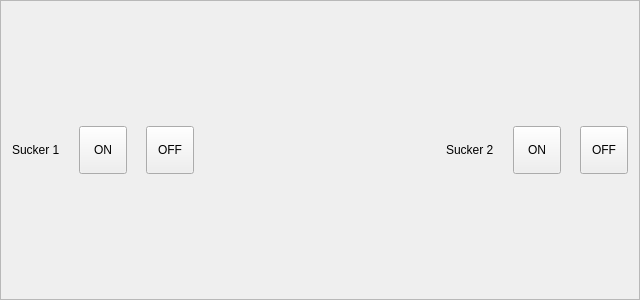
<?xml version="1.0" encoding="UTF-8"?>
<ui version="4.0">
 <class>HCManualSockerFrame</class>
 <widget class="QFrame" name="HCManualSockerFrame">
  <property name="geometry">
   <rect>
    <x>0</x>
    <y>0</y>
    <width>640</width>
    <height>300</height>
   </rect>
  </property>
  <property name="windowTitle">
   <string>Frame</string>
  </property>
  <property name="frameShape">
   <enum>QFrame::StyledPanel</enum>
  </property>
  <property name="frameShadow">
   <enum>QFrame::Raised</enum>
  </property>
  <layout class="QHBoxLayout" name="horizontalLayout">
   <item>
    <widget class="QLabel" name="label">
     <property name="text">
      <string>Sucker 1</string>
     </property>
    </widget>
   </item>
   <item>
    <widget class="QLabel" name="sucker1Label">
     <property name="text">
      <string/>
     </property>
     <property name="pixmap">
      <pixmap resource="../resource.qrc">:/resource/ledgray(16).png</pixmap>
     </property>
    </widget>
   </item>
   <item>
    <widget class="QToolButton" name="connectSucker1ToolButton">
     <property name="sizePolicy">
      <sizepolicy hsizetype="Preferred" vsizetype="Preferred">
       <horstretch>0</horstretch>
       <verstretch>0</verstretch>
      </sizepolicy>
     </property>
     <property name="minimumSize">
      <size>
       <width>48</width>
       <height>48</height>
      </size>
     </property>
     <property name="maximumSize">
      <size>
       <width>48</width>
       <height>48</height>
      </size>
     </property>
     <property name="text">
      <string>ON</string>
     </property>
    </widget>
   </item>
   <item>
    <widget class="QLabel" name="sucker1StatusLabel">
     <property name="text">
      <string/>
     </property>
     <property name="pixmap">
      <pixmap resource="../resource.qrc">:/resource/ledgray(16).png</pixmap>
     </property>
    </widget>
   </item>
   <item>
    <widget class="QToolButton" name="disconnectSucker1ToolButton">
     <property name="sizePolicy">
      <sizepolicy hsizetype="Preferred" vsizetype="Preferred">
       <horstretch>0</horstretch>
       <verstretch>0</verstretch>
      </sizepolicy>
     </property>
     <property name="minimumSize">
      <size>
       <width>48</width>
       <height>48</height>
      </size>
     </property>
     <property name="maximumSize">
      <size>
       <width>48</width>
       <height>48</height>
      </size>
     </property>
     <property name="text">
      <string>OFF</string>
     </property>
    </widget>
   </item>
   <item>
    <spacer name="horizontalSpacer">
     <property name="orientation">
      <enum>Qt::Horizontal</enum>
     </property>
     <property name="sizeHint" stdset="0">
      <size>
       <width>40</width>
       <height>20</height>
      </size>
     </property>
    </spacer>
   </item>
   <item>
    <widget class="QLabel" name="label_2">
     <property name="text">
      <string>Sucker 2</string>
     </property>
    </widget>
   </item>
   <item>
    <widget class="QLabel" name="sucker2Label">
     <property name="text">
      <string/>
     </property>
     <property name="pixmap">
      <pixmap resource="../resource.qrc">:/resource/ledgray(16).png</pixmap>
     </property>
    </widget>
   </item>
   <item>
    <widget class="QToolButton" name="connectSucker2ToolButton">
     <property name="sizePolicy">
      <sizepolicy hsizetype="Preferred" vsizetype="Preferred">
       <horstretch>0</horstretch>
       <verstretch>0</verstretch>
      </sizepolicy>
     </property>
     <property name="minimumSize">
      <size>
       <width>48</width>
       <height>48</height>
      </size>
     </property>
     <property name="maximumSize">
      <size>
       <width>48</width>
       <height>48</height>
      </size>
     </property>
     <property name="text">
      <string>ON</string>
     </property>
    </widget>
   </item>
   <item>
    <widget class="QLabel" name="sucker2StatusLabel">
     <property name="text">
      <string/>
     </property>
     <property name="pixmap">
      <pixmap resource="../resource.qrc">:/resource/ledgray(16).png</pixmap>
     </property>
    </widget>
   </item>
   <item>
    <widget class="QToolButton" name="disconnectSucker2ToolButton">
     <property name="sizePolicy">
      <sizepolicy hsizetype="Preferred" vsizetype="Preferred">
       <horstretch>0</horstretch>
       <verstretch>0</verstretch>
      </sizepolicy>
     </property>
     <property name="minimumSize">
      <size>
       <width>48</width>
       <height>48</height>
      </size>
     </property>
     <property name="maximumSize">
      <size>
       <width>48</width>
       <height>48</height>
      </size>
     </property>
     <property name="text">
      <string>OFF</string>
     </property>
    </widget>
   </item>
  </layout>
 </widget>
 <resources>
  <include location="../resource.qrc"/>
 </resources>
 <connections/>
</ui>
